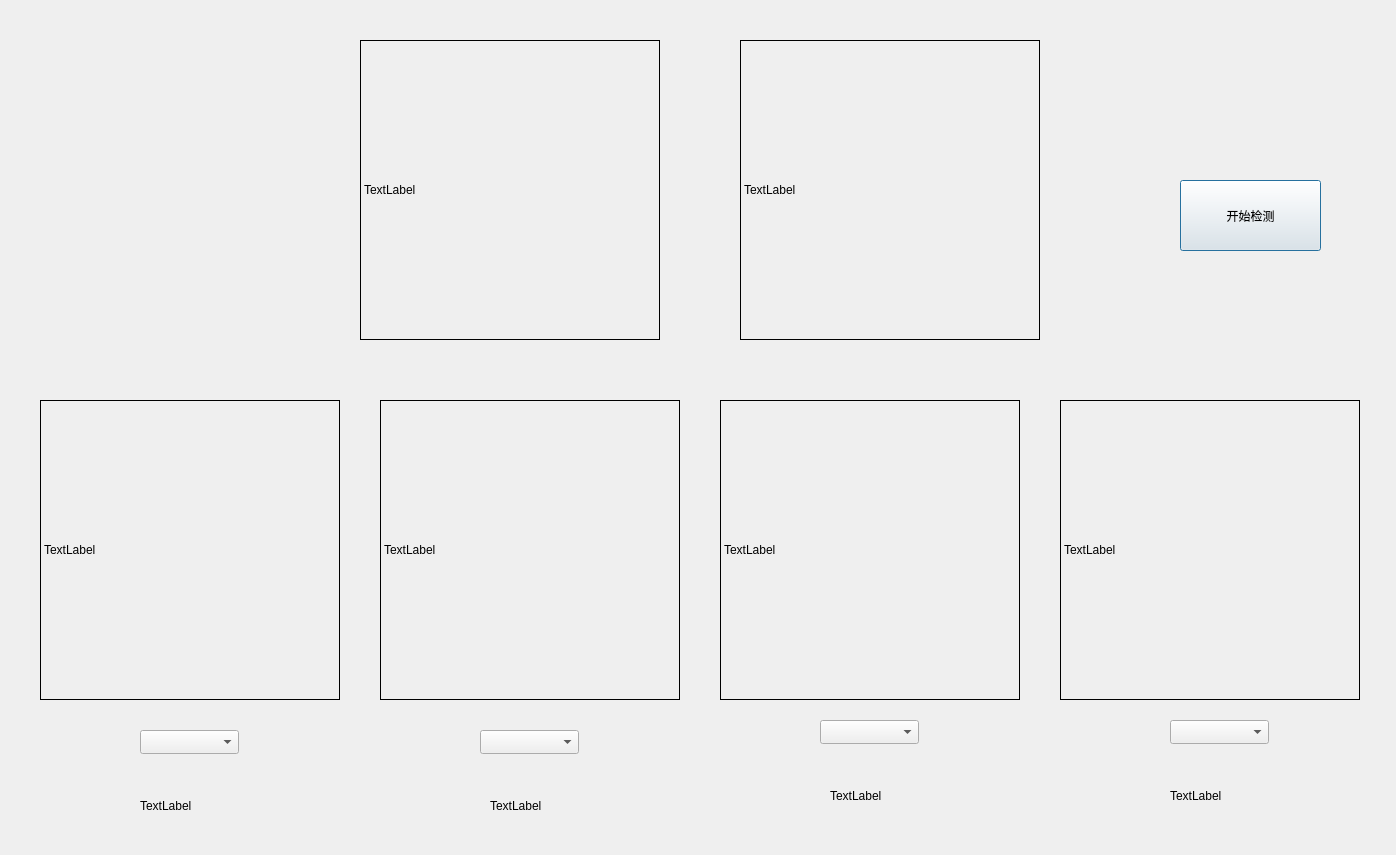
<?xml version="1.0" encoding="UTF-8"?>
<ui version="4.0">
 <class>hog</class>
 <widget class="QDialog" name="hog">
  <property name="geometry">
   <rect>
    <x>0</x>
    <y>0</y>
    <width>1396</width>
    <height>855</height>
   </rect>
  </property>
  <property name="windowTitle">
   <string>Dialog</string>
  </property>
  <widget class="QLabel" name="label">
   <property name="geometry">
    <rect>
     <x>360</x>
     <y>40</y>
     <width>300</width>
     <height>300</height>
    </rect>
   </property>
   <property name="frameShape">
    <enum>QFrame::Box</enum>
   </property>
   <property name="text">
    <string>TextLabel</string>
   </property>
  </widget>
  <widget class="QLabel" name="label_2">
   <property name="geometry">
    <rect>
     <x>740</x>
     <y>40</y>
     <width>300</width>
     <height>300</height>
    </rect>
   </property>
   <property name="frameShape">
    <enum>QFrame::Box</enum>
   </property>
   <property name="text">
    <string>TextLabel</string>
   </property>
  </widget>
  <widget class="QLabel" name="label_3">
   <property name="geometry">
    <rect>
     <x>40</x>
     <y>400</y>
     <width>300</width>
     <height>300</height>
    </rect>
   </property>
   <property name="frameShape">
    <enum>QFrame::Box</enum>
   </property>
   <property name="text">
    <string>TextLabel</string>
   </property>
  </widget>
  <widget class="QLabel" name="label_4">
   <property name="geometry">
    <rect>
     <x>380</x>
     <y>400</y>
     <width>300</width>
     <height>300</height>
    </rect>
   </property>
   <property name="frameShape">
    <enum>QFrame::Box</enum>
   </property>
   <property name="text">
    <string>TextLabel</string>
   </property>
  </widget>
  <widget class="QLabel" name="label_5">
   <property name="geometry">
    <rect>
     <x>720</x>
     <y>400</y>
     <width>300</width>
     <height>300</height>
    </rect>
   </property>
   <property name="frameShape">
    <enum>QFrame::Box</enum>
   </property>
   <property name="text">
    <string>TextLabel</string>
   </property>
  </widget>
  <widget class="QLabel" name="label_6">
   <property name="geometry">
    <rect>
     <x>1060</x>
     <y>400</y>
     <width>300</width>
     <height>300</height>
    </rect>
   </property>
   <property name="frameShape">
    <enum>QFrame::Box</enum>
   </property>
   <property name="text">
    <string>TextLabel</string>
   </property>
  </widget>
  <widget class="QComboBox" name="comboBox">
   <property name="geometry">
    <rect>
     <x>140</x>
     <y>730</y>
     <width>99</width>
     <height>24</height>
    </rect>
   </property>
  </widget>
  <widget class="QComboBox" name="comboBox_2">
   <property name="geometry">
    <rect>
     <x>480</x>
     <y>730</y>
     <width>99</width>
     <height>24</height>
    </rect>
   </property>
  </widget>
  <widget class="QComboBox" name="comboBox_3">
   <property name="geometry">
    <rect>
     <x>820</x>
     <y>720</y>
     <width>99</width>
     <height>24</height>
    </rect>
   </property>
  </widget>
  <widget class="QComboBox" name="comboBox_4">
   <property name="geometry">
    <rect>
     <x>1170</x>
     <y>720</y>
     <width>99</width>
     <height>24</height>
    </rect>
   </property>
  </widget>
  <widget class="QLabel" name="label_7">
   <property name="geometry">
    <rect>
     <x>140</x>
     <y>790</y>
     <width>111</width>
     <height>31</height>
    </rect>
   </property>
   <property name="text">
    <string>TextLabel</string>
   </property>
  </widget>
  <widget class="QLabel" name="label_8">
   <property name="geometry">
    <rect>
     <x>490</x>
     <y>790</y>
     <width>111</width>
     <height>31</height>
    </rect>
   </property>
   <property name="text">
    <string>TextLabel</string>
   </property>
  </widget>
  <widget class="QLabel" name="label_9">
   <property name="geometry">
    <rect>
     <x>830</x>
     <y>780</y>
     <width>111</width>
     <height>31</height>
    </rect>
   </property>
   <property name="text">
    <string>TextLabel</string>
   </property>
  </widget>
  <widget class="QLabel" name="label_10">
   <property name="geometry">
    <rect>
     <x>1170</x>
     <y>780</y>
     <width>111</width>
     <height>31</height>
    </rect>
   </property>
   <property name="text">
    <string>TextLabel</string>
   </property>
  </widget>
  <widget class="QPushButton" name="pushButton">
   <property name="geometry">
    <rect>
     <x>1180</x>
     <y>180</y>
     <width>141</width>
     <height>71</height>
    </rect>
   </property>
   <property name="text">
    <string>开始检测</string>
   </property>
  </widget>
 </widget>
 <resources/>
 <connections/>
</ui>
